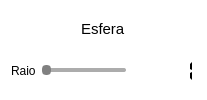
         <widget class="QFrame" name="frame_3">
          <property name="styleSheet">
           <string notr="true">background-color: rgb(255, 255, 255);
border-radius:5px;</string>
          </property>
          <property name="frameShape">
           <enum>QFrame::StyledPanel</enum>
          </property>
          <property name="frameShadow">
           <enum>QFrame::Raised</enum>
          </property>
          <layout class="QVBoxLayout" name="verticalLayout_7">
           <item>
            <layout class="QHBoxLayout" name="horizontalLayout_20">
             <item>
              <spacer name="horizontalSpacer_4">
               <property name="orientation">
                <enum>Qt::Horizontal</enum>
               </property>
               <property name="sizeHint" stdset="0">
                <size>
                 <width>40</width>
                 <height>20</height>
                </size>
               </property>
              </spacer>
             </item>
             <item>
              <widget class="QLabel" name="label_7">
               <property name="font">
                <font>
                 <pointsize>11</pointsize>
                </font>
               </property>
               <property name="text">
                <string>Esfera</string>
               </property>
              </widget>
             </item>
             <item>
              <spacer name="horizontalSpacer">
               <property name="orientation">
                <enum>Qt::Horizontal</enum>
               </property>
               <property name="sizeHint" stdset="0">
                <size>
                 <width>40</width>
                 <height>20</height>
                </size>
               </property>
              </spacer>
             </item>
            </layout>
           </item>
           <item>
            <layout class="QHBoxLayout" name="horizontalLayout_12" stretch="10,85,5">
             <item>
              <widget class="QLabel" name="label_8">
               <property name="text">
                <string>Raio</string>
               </property>
              </widget>
             </item>
             <item>
              <widget class="QSlider" name="horizontalSliderRaioEsfera">
               <property name="styleSheet">
                <string notr="true">QSlider::groove:horizontal { 
	background-color: rgb(172, 172, 172);
	height: 4px; 
	border-radius: 2px;
}

QSlider::handle:horizontal { 
	background-color: gray; 
	border: 2px solid gray; 
	width: 5px; 
	height: 5px; 
	margin-top: -3px; 
	margin-bottom: -3px; 
	border-radius: 4px; 
}
</string>
               </property>
               <property name="minimum">
                <number>1</number>
               </property>
               <property name="value">
                <number>1</number>
               </property>
               <property name="orientation">
                <enum>Qt::Horizontal</enum>
               </property>
              </widget>
             </item>
             <item>
              <widget class="QLCDNumber" name="lcdNumber">
               <property name="digitCount">
                <number>5</number>
               </property>
               <property name="segmentStyle">
                <enum>QLCDNumber::Flat</enum>
               </property>
               <property name="value" stdset="0">
                <double>1.000000000000000</double>
               </property>
              </widget>
             </item>
            </layout>
           </item>
          </layout>
         </widget>
